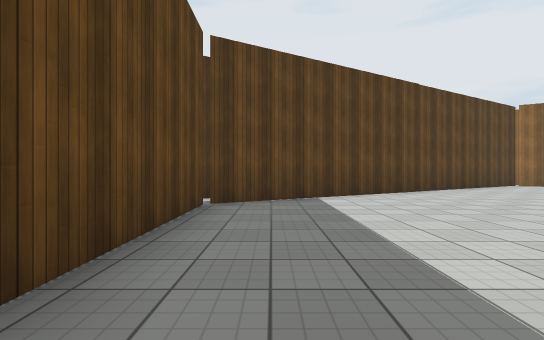
View 1 (above)

15 first-person views from a walk through a 3-D level made in the Unity game engine. The camera is 1.2 m above the floor, looks level and sees 85° across. The floor is counted in squares, 2 m on a side. Each view is taken from the middle of a square. On the plan, view 1 faces up. The plan holds only what a view shows up to about 9 squares ahead; the rest is blank. The place goes on beyond the plan. The player is left out. Some surface patterns are stand-ins.

View 2
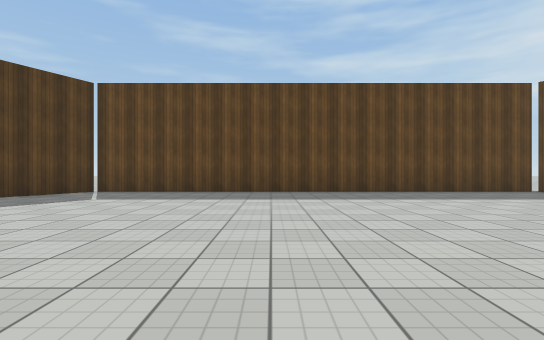

View 3
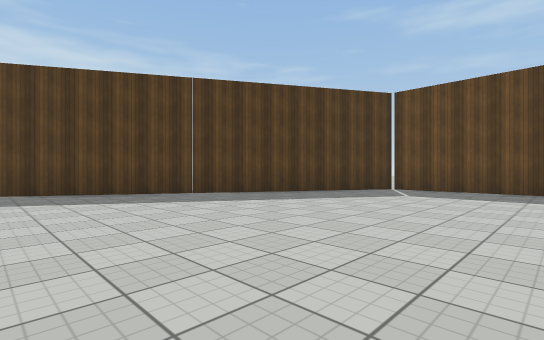

View 4
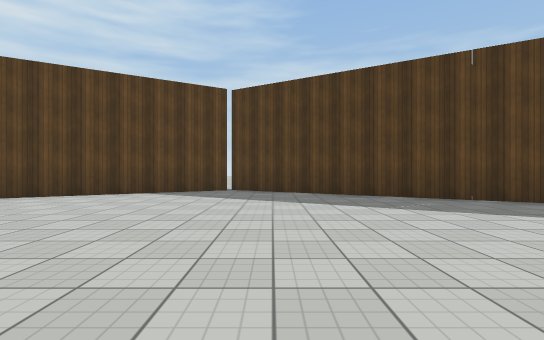

View 5
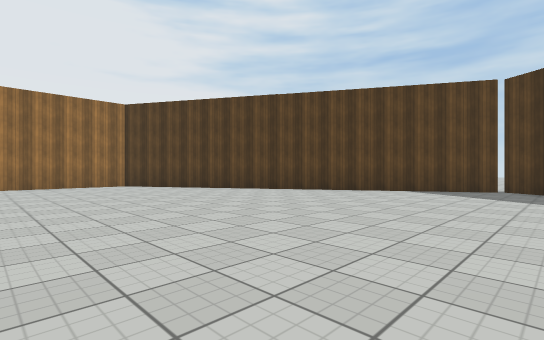

View 6
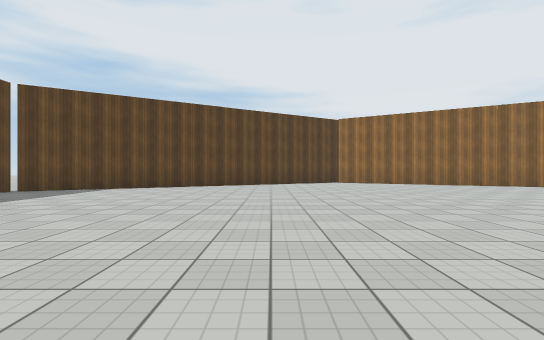

View 7
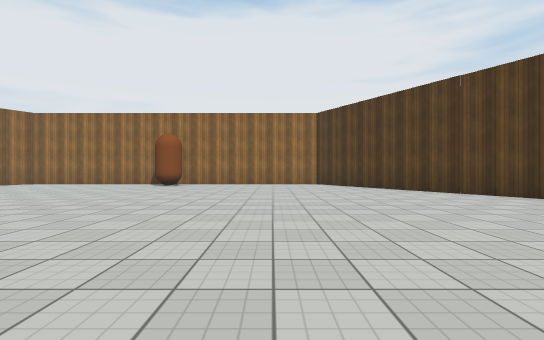

View 8
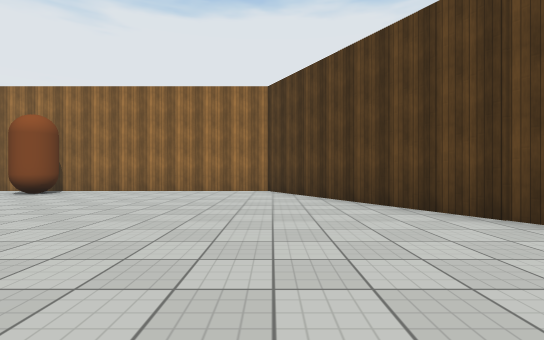

View 9
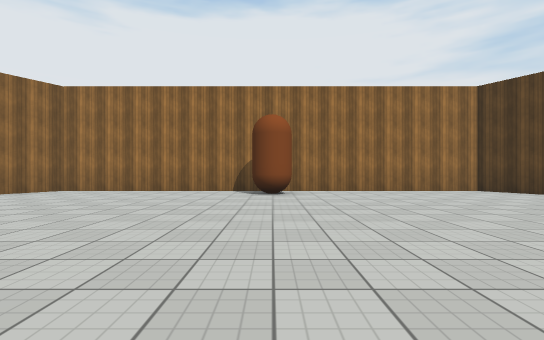

View 10
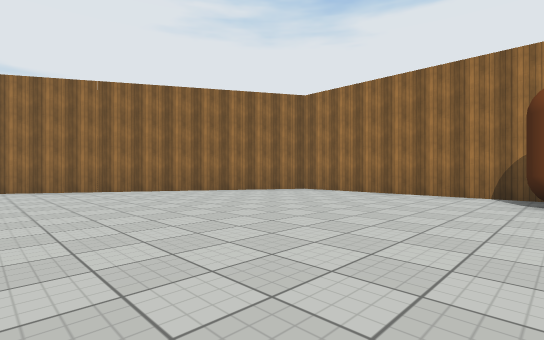

View 11
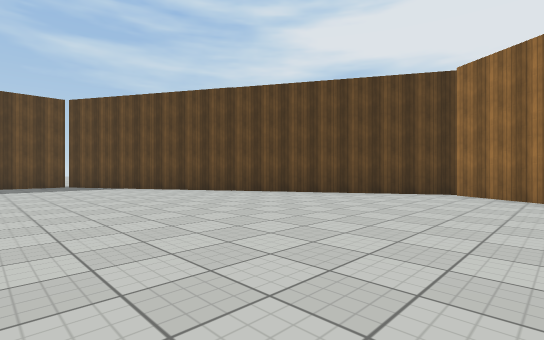

View 12
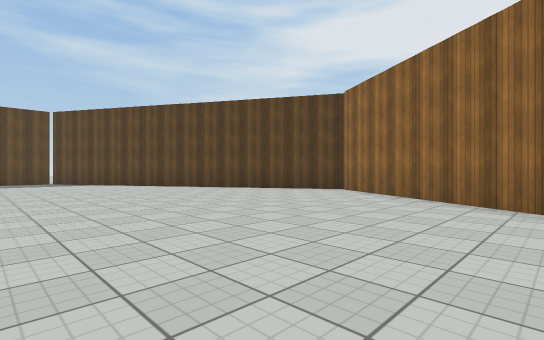

View 13
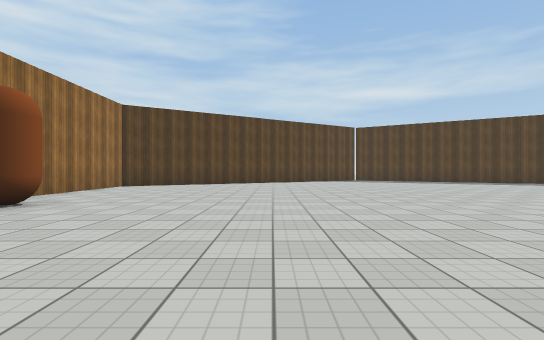

View 14
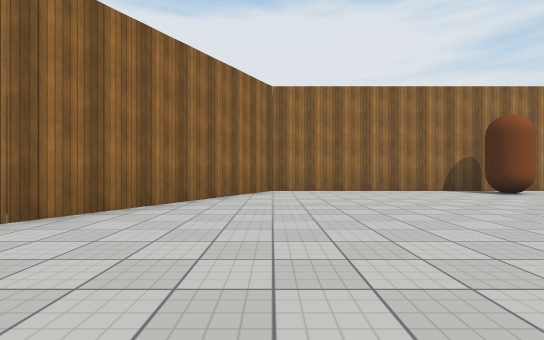

View 15
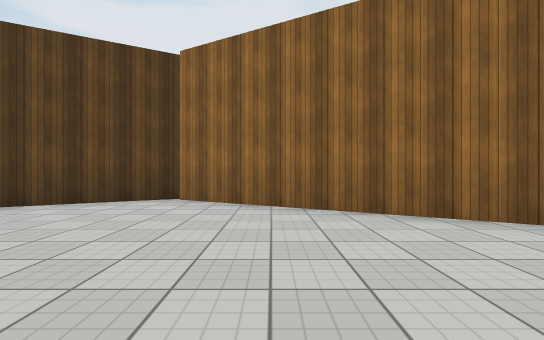

### Floor plan
Points are (right, up) in squares from view 1. A wall is a line through its corners. A room is listed if a view was taken in it or the views show most of it. See-through windows are left out.
Room 1 (views 1, 2, 3, 4, 5, 6, 7, 8, 9, 10, 11, 12, 13, 14, 15)
walls: (-1.2, -6.9) (9.1, -12.9) (19.5, -6.9) (19.5, 5) (9, 11.1) (-1.2, 5.2) (-1.2, -6.9)
objects: other object (18, -1) to (19, -1)

Where each view was taken, in squares from view 1:
view 1: 0 up, 0 right, facing up
view 2: 2 down, 7 right, facing left
view 3: 3 down, 8 right, facing down-left
view 4: 4 down, 8 right, facing down
view 5: 3 down, 8 right, facing down-right
view 6: 3 down, 6 right, facing up
view 7: 5 down, 7 right, facing right
view 8: 7 down, 11 right, facing right
view 9: 1 down, 11 right, facing right
view 10: 1 down, 12 right, facing up-right
view 11: 3 up, 11 right, facing up-left
view 12: 3 up, 14 right, facing up-left
view 13: 4 up, 14 right, facing down
view 14: 5 up, 11 right, facing right
view 15: 5 up, 11 right, facing up
